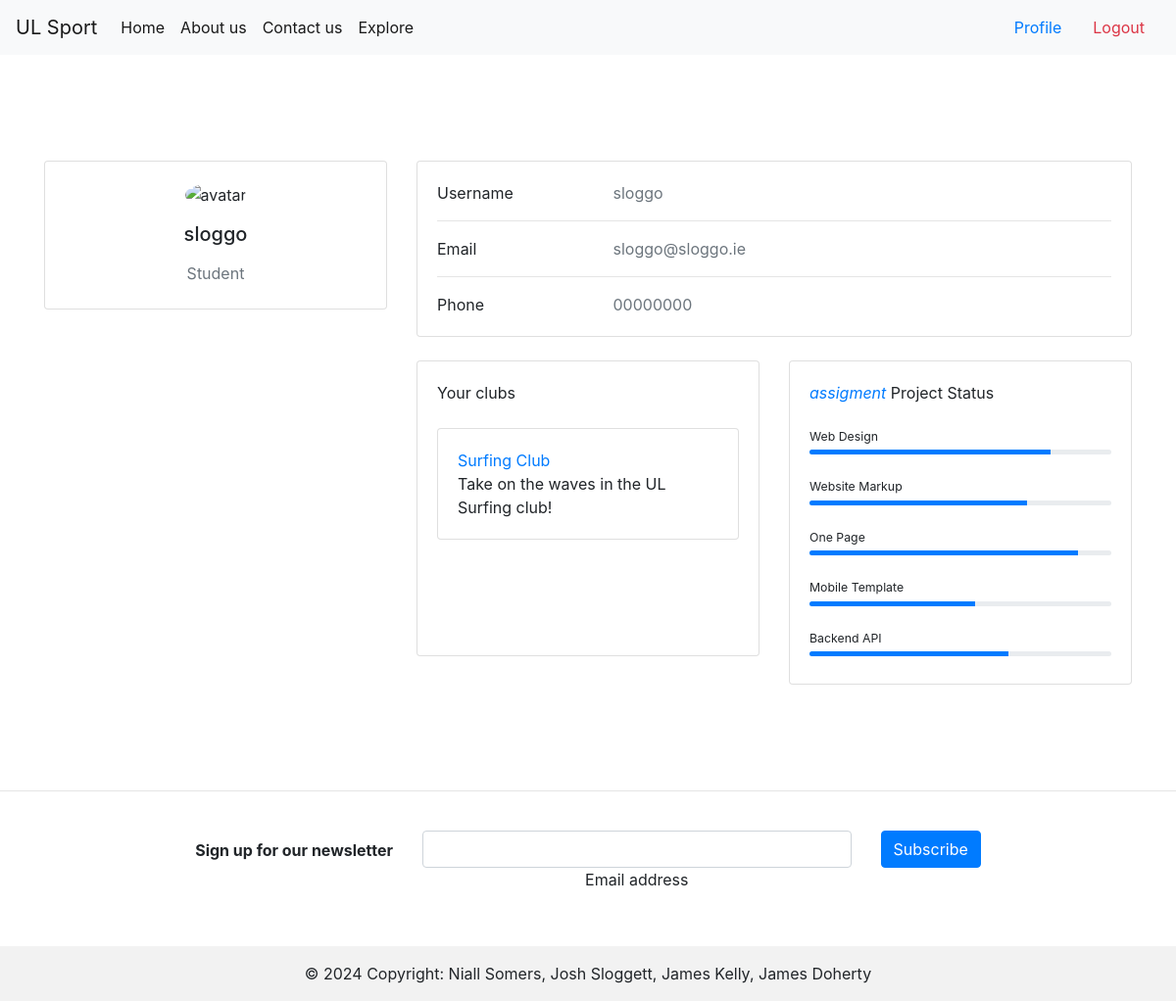
The page /profile (signed in) on the database as committed earlier.
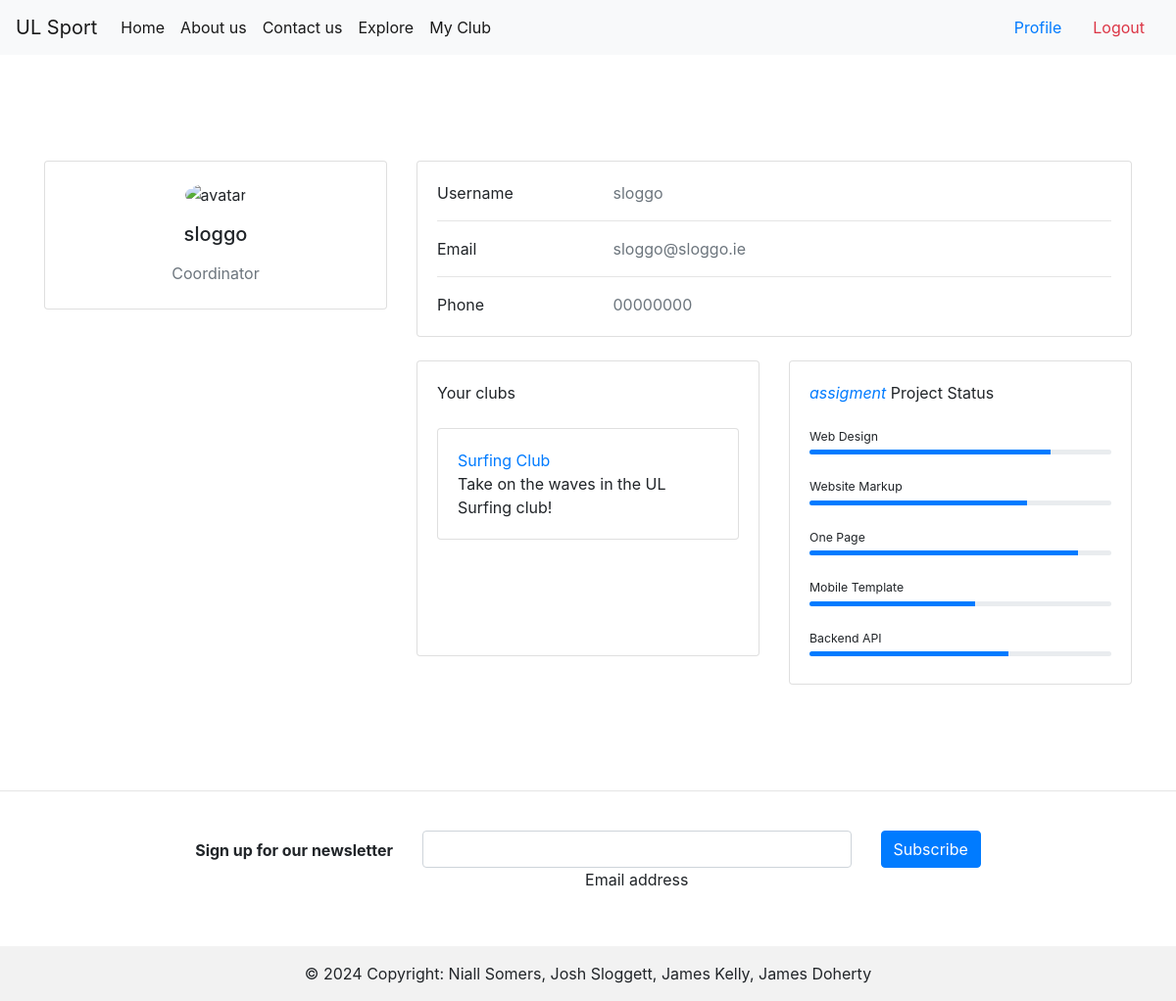
The same page on the database as committed later.
### tables this page shows
CREATE TABLE Users (
    UserID INTEGER PRIMARY KEY AUTOINCREMENT,
    Username TEXT NOT NULL,
    Password TEXT NOT NULL,
    Contact TEXT NOT NULL,
    Email TEXT NOT NULL,
    Role TEXT NOT NULL,
    ApprovalStatus TEXT DEFAULT 'Pending',
    CreatedAt TIMESTAMP DEFAULT CURRENT_TIMESTAMP,
    UpdatedAt TIMESTAMP DEFAULT CURRENT_TIMESTAMP
);

### auth.py (the view)
@login_required
def profile():
    conn = db.connect('db/user_data.db')
    cursor = conn.cursor()
    cursor.execute('SELECT ClubID FROM ClubMemberships WHERE UserID = ?', (current_user.id,))
    clubIDs = cursor.fetchall()
    clubs = []
    for clubID in clubIDs:
        cursor.execute('SELECT * FROM Clubs WHERE ClubID = ?', clubID)
        club = cursor.fetchone()
        clubs.append(club)
    print(clubs)
    return render_template('/profile.html', clubs=clubs)

### app.py (called while the page is built, shortened)
@login_manager.user_loader
def load_user(user_id):
    conn = db.connect('db/user_data.db')
    cursor = conn.cursor()
    cursor.execute('SELECT * FROM Users WHERE UserID = ?', (user_id,))
    user_data = cursor.fetchone()
    conn.close()
    if user_data:
        return auth.User(user_data[0], user_data[1])

@app.context_processor
def utility_processor():
    def current_user_data():
        if current_user.is_authenticated:
            conn = db.connect('db/user_data.db')
            cursor = conn.cursor()
            cursor.execute('SELECT * FROM Users WHERE UserID = ?', (current_user.id,))
            currentUsrData = cursor.fetchone()
            userData = auth.USERDATA(
                currentUsrData[1],
                currentUsrData[3],
                currentUsrData[4],
                currentUsrData[5],
                currentUsrData[6]
            )
            print(userData.role)
            return userData
    return dict(user_data=current_user_data())

### templates/profile.html (shortened to what the changed rows need)
{% extends "base.html" %}
{% block content %}
<section>
    <div class="container py-5">
      <div class="row">
        <div class="col-lg-4">
          <div class="card mb-4">
            <div class="card-body text-center">
              <img src="https://mdbcdn.b-cdn.net/img/Photos/new-templates/bootstrap-chat/ava3.webp" alt="avatar"
                class="rounded-circle img-fluid" style="width: 150px;">
              <h5 class="my-3">{{ user_data.username }}</h5>
              <p class="text-muted mb-1">{{ user_data.role}}</p>
            </div>
          </div>
        </div>
        <div class="col-lg-8">
          <div class="card mb-4">
            <div class="card-body">
              <div class="row">
                <div class="col-sm-9">
                  <p class="text-muted mb-0">{{ user_data.username }}</p>
                </div>
              </div>
              <div class="row">
                <div class="col-sm-9">
                  <p class="text-muted mb-0">{{ user_data.email }}</p>
                </div>
              </div>
              <div class="row">
                <div class="col-sm-9">
                  <p class="text-muted mb-0">{{ user_data.mobile }}</p>
                </div>
              </div>
            </div>
          </div>
        </div>
      </div>
    </div>
  </section>
{% endblock %}

Rows that differ between the two databases and show on the page:
changed Users "sloggo": Role "Student" → "Coordinator" (drawn); role "Student" → "Coordinator"
Other text that changed with them:
text now shown: "My Club"
